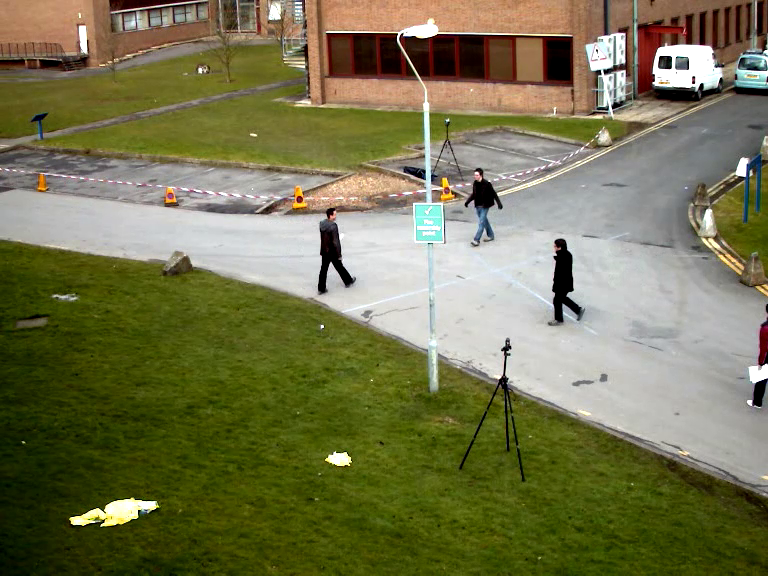
#> input picture frame 10 of data/vtest.avi, 768 x 576 px
$ python MOG2.py
#> lines starting #> are read from the running program, lines starting #| are printed output that depends on the picture; after the words box and inside, x2 and y2 are one past the last pixel; in counts of white or black regions, pixels touching at a corner belong together
import numpy as np
import cv2 as cv

cap = cv.VideoCapture("../../data/vtest.avi")

# Create BackgroundSubtractor object
fgbg = cv.createBackgroundSubtractorMOG2()

# Define the codec and create VideoWriter object
fourcc = cv.VideoWriter_fourcc(*'XVID')
width = int(cap.get(cv.CAP_PROP_FRAME_WIDTH))
height = int(cap.get(cv.CAP_PROP_FRAME_HEIGHT))
outVideo = cv.VideoWriter("output-files/MOG2-res.avi",
                          fourcc, 25.0, (width, height), False)

# Saved frame number
frame_number = 0

while True:
    ret, frame = cap.read()
#> frame is the input picture: shape (576, 768, 3); mean B, G, R 79.2, 116.5, 117.7
    fgmask = fgbg.apply(frame)  # Get the foreground mask
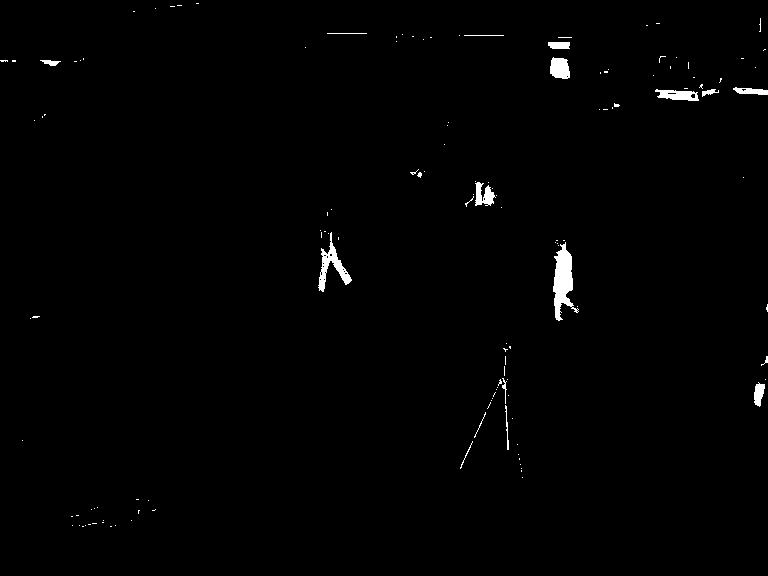
#> fgmask: shape (576, 768); values 127 (black) and 255 (white), 0.89% white; 135 white regions (118 under 20 px), largest, box (x1, y1, x2, y2) and area: (553, 242, 579, 321) 1026, (318, 232, 352, 292) 589, (550, 57, 570, 79) 355

    # Save the image and show it
    outVideo.write(fgmask)
    cv.imshow("frame", frame)
    cv.imshow("foreground", fgmask)
    k = cv.waitKey(60) & 0xff
#> (key Esc is pressed here)
    if k == 27:  # Press "esc" to exit
        break
    elif k == ord('s'):  # Press "s" to save current frame and result for it
        cv.imwrite("output-files/" + "MOG2-src-" +
                   str(frame_number) + ".png", frame)
        cv.imwrite("output-files/" + "MOG2-res-" +
                   str(frame_number) + ".png", fgmask)
        frame_number += 1
cap.release()
outVideo.release()
cv.destroyAllWindows()

$ run again, starting later in the video
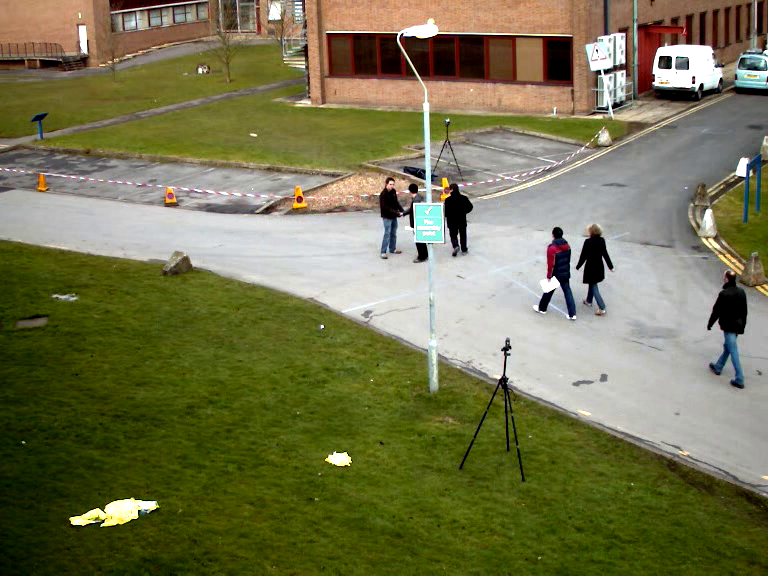
#> input picture frame 45 of data/vtest.avi, 768 x 576 px
#> frame is the input picture: shape (576, 768, 3); mean B, G, R 78.8, 116, 117.2
#> `fgmask = fgbg.apply(frame)`:
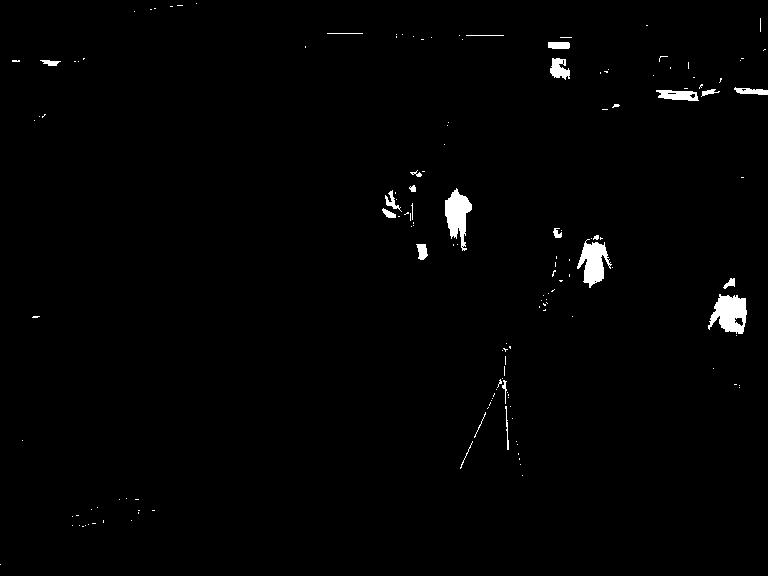
#> fgmask: shape (576, 768); values 127 (black) and 255 (white), 1.2% white; 151 white regions (128 under 20 px), largest, box (x1, y1, x2, y2) and area: (708, 294, 747, 334) 1019, (445, 188, 472, 251) 916, (577, 239, 612, 288) 896

$ run again, starting later in the video
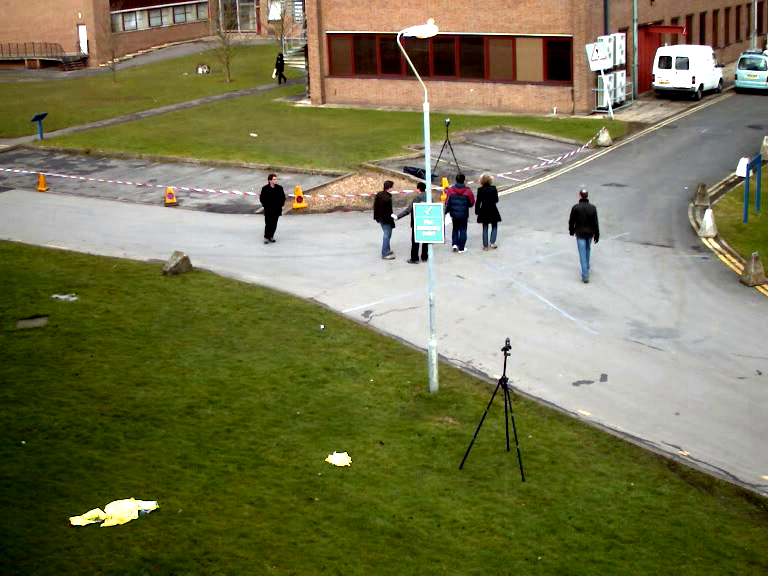
#> input picture frame 80 of data/vtest.avi, 768 x 576 px
#> frame is the input picture: shape (576, 768, 3); mean B, G, R 81.3, 118.6, 119.7
#> `fgmask = fgbg.apply(frame)`:
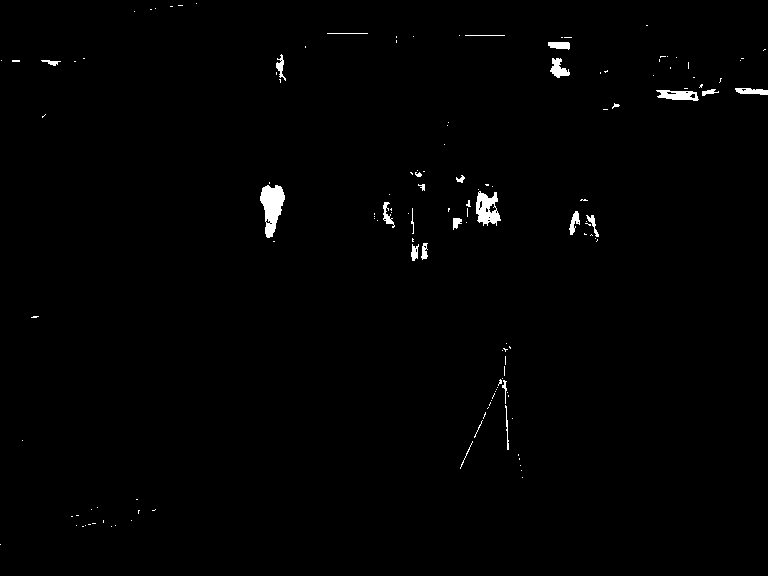
#> fgmask: shape (576, 768); values 127 (black) and 255 (white), 0.85% white; 138 white regions (112 under 20 px), largest, box (x1, y1, x2, y2) and area: (260, 185, 285, 238) 811, (476, 191, 501, 226) 544, (656, 90, 699, 101) 313
